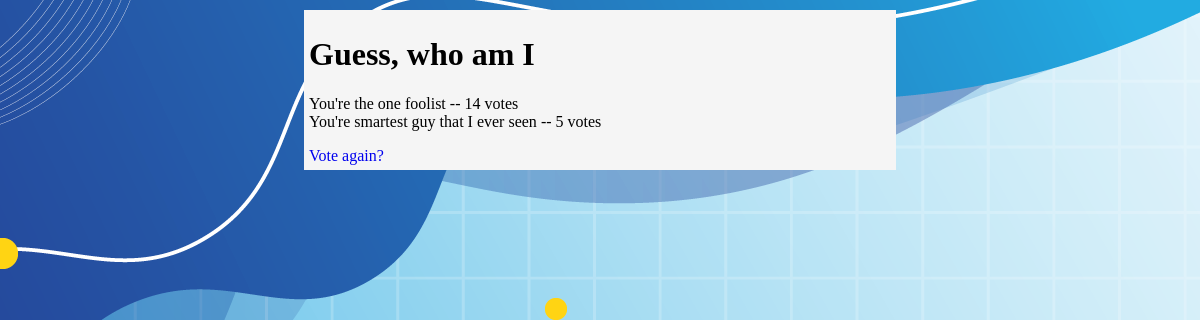
Before: /polls/2/results/ with the older database file.
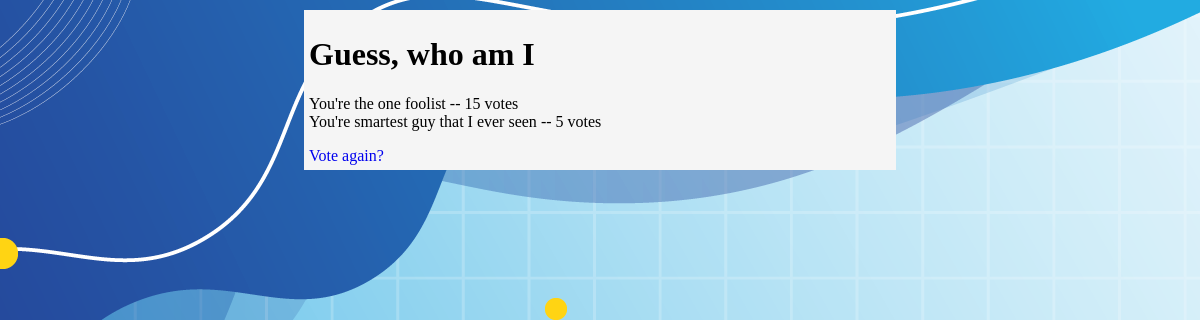
After: the same page with the newer database file.
### pollApp/models.py (models this page shows, shortened)
class Choice(models.Model):
    question = models.ForeignKey(Question, on_delete=models.CASCADE)
    choice_text = models.CharField(max_length=200)
    votes = models.IntegerField(default=0)

### pollApp/views.py (the view)
# urls.py: path("<int:pk>/results/", views.ResultsView.as_view(), name="results"),
class ResultsView(generic.DetailView):
    model = Question
    template_name = "polls/results.html"

### templates/polls/results.html (shortened to what this page needs)
{% extends "./base.html" %}
{% block content %}
<h1>{{question.question_text}}</h1>
<ul>
  {% for choice in question.choice_set.all %}
  <li>
    {{choice.choice_text}} -- {{choice.votes }} vote{{choice.votes|pluralize}}
  </li>
  {% endfor %}
</ul>
<a href="{% url 'pollApp:detail' question.id %}">Vote again?</a>
{% endblock content %}

Changed rows visible on the page:
changed Choice "You're the one foolist": votes "14" → "15"
